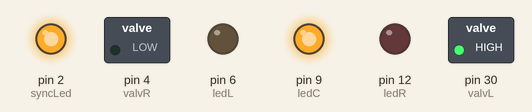
Recording of a sketch running on a simulated Arduino Mega 2560, built with avr-gcc and run on an emulated ATmega2560. Shown: switched loads named in the sketch (green lamp = pin HIGH), output pins drawn as LEDs (lit = HIGH).

Above: at 0.02 s.
At 0.7 s:
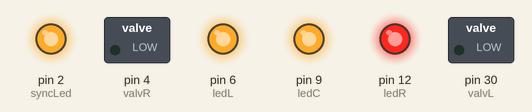
At 1.27 s:
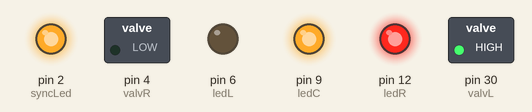
At 2.65 s:
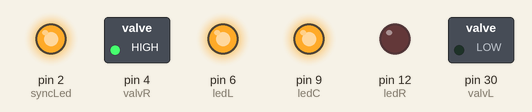
Timing chart, 0 to 3.0 s (numbered marks = the images above):
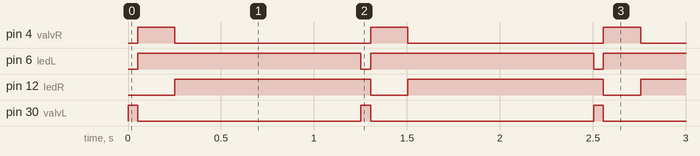

Measured:
- by itself, pin 4 (valvR): alternates HIGH for 0.20 s and LOW for 1.1 s, 6 changes in all, then stays LOW
- by itself, pin 6 (ledL): alternates HIGH for 1.2 s and LOW for 0.05 s, 5 changes in all, then stays HIGH
- by itself, pin 12 (ledR): alternates HIGH for 1.1 s and LOW for 0.20 s, 5 changes in all, then stays HIGH
- by itself, pin 30 (valvL): alternates HIGH for 0.05 s and LOW for 1.2 s, 6 changes in all, then stays LOW

The sketch:

Flush_Valves_box1.ino
```cpp
int valvL = 30;
int ledL = 6;
int ledR = 12;
int valvR = 4;
int valvTimeL = 52;
int valvTimeR = 200;
int state = 0;
int ledC = 9;
int syncLed = 2;

void setup(){
  pinMode(syncLed,OUTPUT);
  pinMode(ledL,OUTPUT);
  pinMode(valvL,OUTPUT);
  pinMode(ledR,OUTPUT);
  pinMode(valvR,OUTPUT);
  pinMode(ledC,OUTPUT);
  digitalWrite(ledC,HIGH);
  digitalWrite(syncLed,HIGH);
}

void loop(){
  switch (state){
    case 0:
    for(int i = 0; i<3 ; i++){
      // LEFT
      digitalWrite(ledL,LOW);
      digitalWrite(valvL,HIGH);
      delay(valvTimeL);
      digitalWrite(ledL,HIGH);
      digitalWrite(valvL,LOW);

      // RIGHT
      digitalWrite(ledR,LOW);
      digitalWrite(valvR,HIGH);
      delay(valvTimeR);
      digitalWrite(ledR,HIGH);
      digitalWrite(valvR,LOW);

      delay(1000);
    }
    state = 1;
    break;
    case 1:
    break;
  }
}
```
